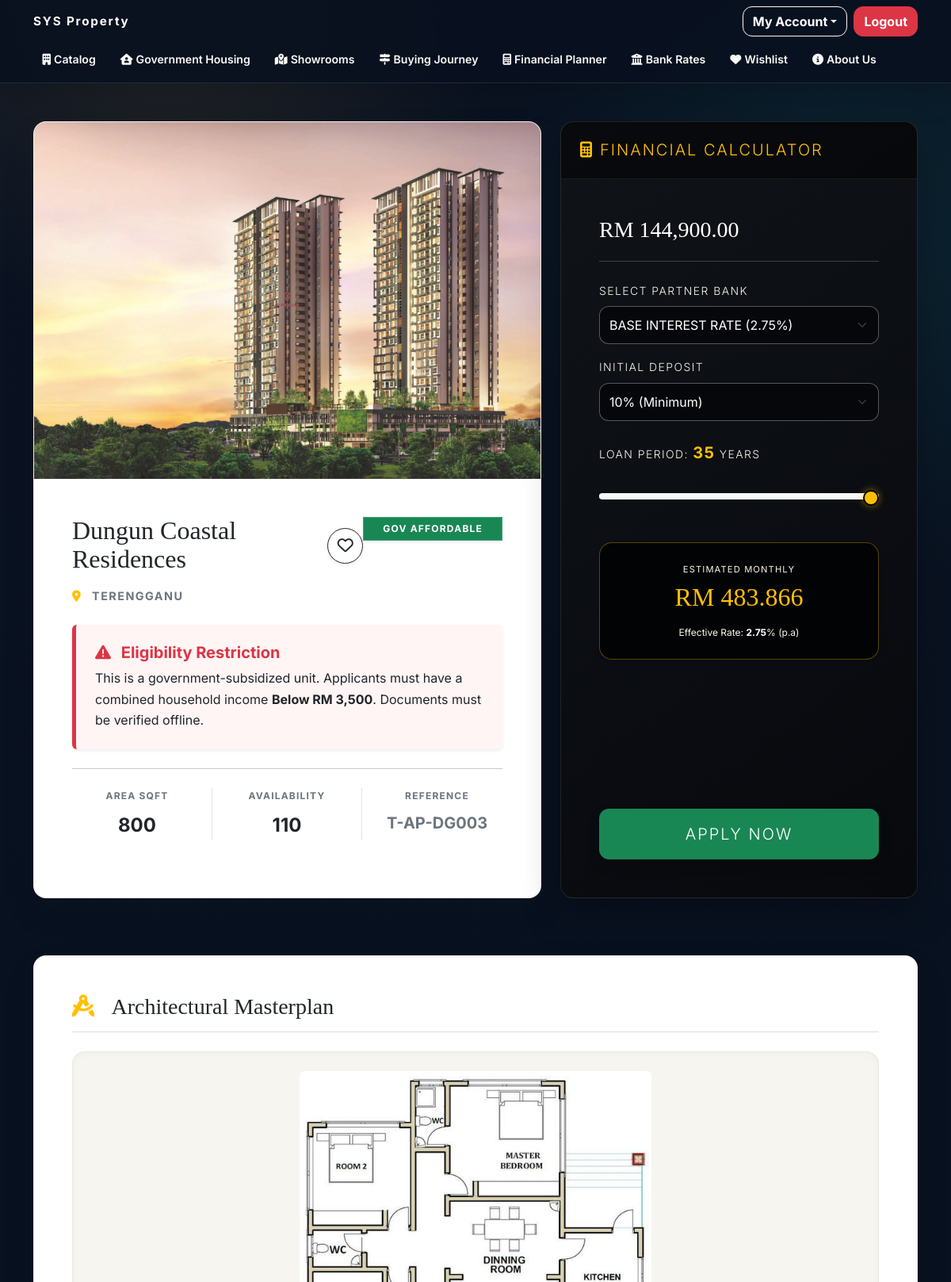
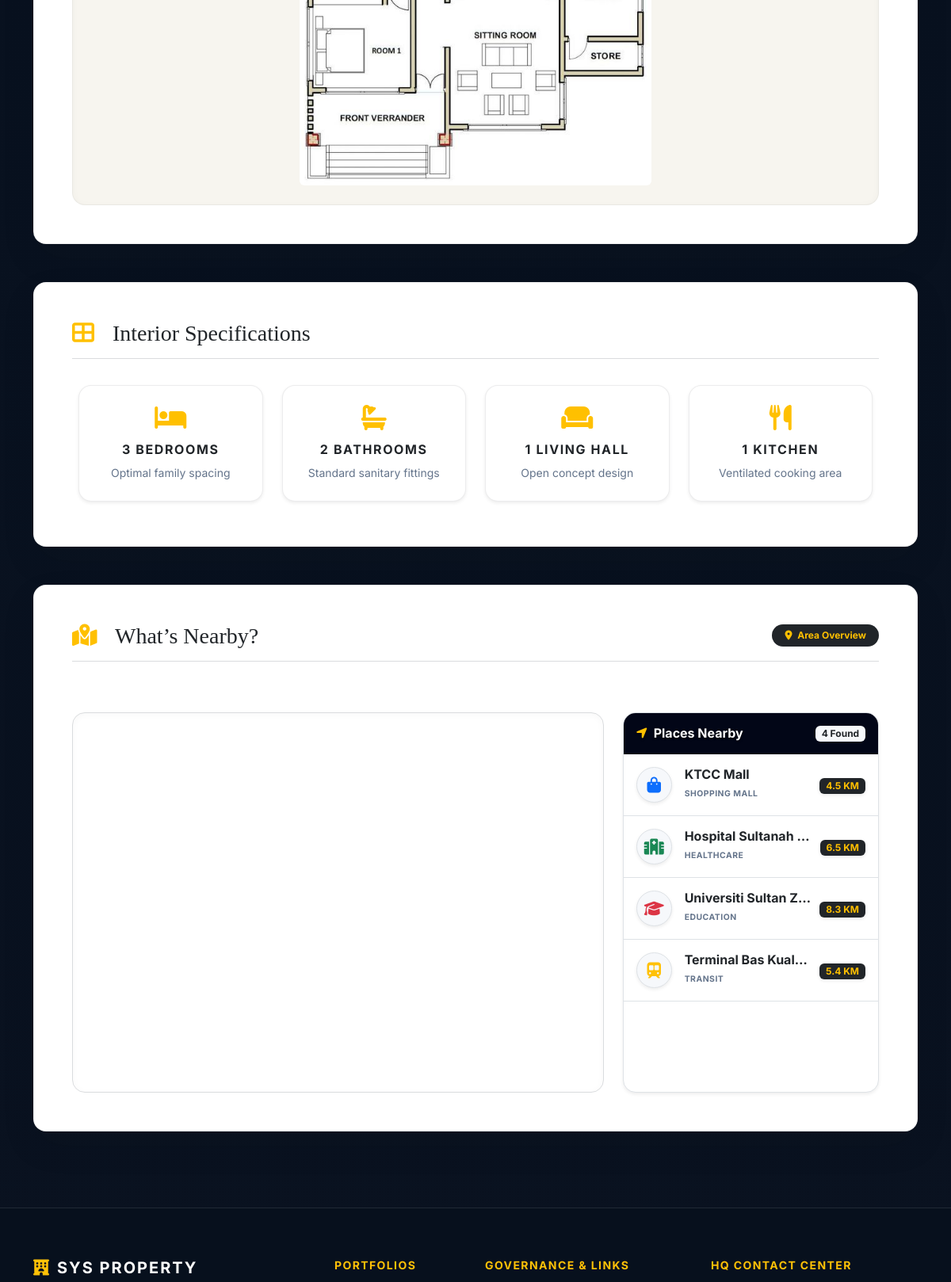
Page /customer/property_detail.php?id=165 (signed in, upper part) on the committed database (2 pictures, top to bottom).
### tables this page shows
CREATE TABLE `properties` (
  `property_id` int(11) NOT NULL,
  `property_code` varchar(20) NOT NULL,
  `project_name` varchar(255) NOT NULL,
  `state` varchar(100) NOT NULL,
  `property_type` enum('AFFORDABLE','TERRACE','BUNGALOW','COMMERCIAL','APARTMENT') NOT NULL,
  `price` decimal(12,2) NOT NULL,
  `total_units` int(11) NOT NULL,
  `built_up_sqft` int(11) NOT NULL,
  `income_limit_rm` decimal(10,2) DEFAULT NULL,
  `status` enum('ACTIVE','SOLD_OUT','ARCHIVED') NOT NULL DEFAULT 'ACTIVE',
  `image_filename` varchar(255) NOT NULL,
  `image_search_keyword` varchar(255) NOT NULL,
  `is_affordable` tinyint(1) NOT NULL DEFAULT 0
);

### customer/property_detail.php (the view, shortened to what the rows shown need)
<?php
require_once '../includes/db_connect.php';
require_once '../includes/property_images.php';
require_once '../includes/regional_proximity.php';
$account_id = $_SESSION['account_id'];
$property_id = isset($_GET['id']) ? intval($_GET['id']) : 0;
$stmt = $conn->prepare("SELECT * FROM properties WHERE property_id = ?");
$stmt->bind_param("i", $property_id);
$stmt->execute();
$property = $stmt->get_result()->fetch_assoc();
include_once '../includes/header.php';
$is_wish_stmt = $conn->prepare("SELECT wishlist_id FROM wishlists WHERE customer_id = ? AND property_id = ?");
$is_wish_stmt->bind_param("ii", $account_id, $property_id);
$is_wish_stmt->execute();
$is_wishlisted = ($is_wish_stmt->get_result()->num_rows > 0);
$is_afford = (intval($property['is_affordable']) === 1);
$is_sold_out = (trim($property['status']) === 'SOLD_OUT');
$finalImg = property_catalog_image_path($property, $root_prefix, '../');
$proximityAmenities = regional_proximity_amenities($property['state'] ?? '');
?>
<div class="container my-5">
    <div class="row">
        <div class="col-md-7 mb-4">
            <div class="card shadow-lg border-0 overflow-hidden h-100 rounded-4 property-hero-card bg-white">
                <div class="position-relative zoom-container" style="cursor: zoom-in;" data-bs-toggle="modal" data-bs-target="#imageZoom">
                    <img src="<?php echo $finalImg; ?>" class="w-100" style="height: 450px; object-fit: cover;">
                </div>
                <div class="card-body p-5">
                    <div class="d-flex justify-content-between align-items-start mb-3">
                        <div class="d-flex align-items-center gap-3">
                            <h2 class="luxury-title fw-light text-dark mb-0"><?php echo htmlspecialchars($property['project_name']); ?></h2>
                            <form method="POST" class="m-0 wishlist-detail-form">
                                <button type="submit" name="toggle_wishlist" class="btn <?php echo $is_wishlisted ? 'bg-dark text-white' : 'btn-outline-dark'; ?> rounded-circle d-flex align-items-center justify-content-center shadow-sm wishlist-detail-btn" style="width: 45px; height: 45px; border-color: #212529 !important;">
                                </button>
                            </form>
                        </div>
                        <?php if ($is_sold_out): ?>
                            <span class="badge bg-danger px-4 py-2 text-uppercase tracking-wider shadow-sm text-white rounded-0">SOLD OUT</span>
                        <?php else: ?>
                            <span class="badge <?php echo $is_afford ? 'bg-success' : 'bg-gold text-dark'; ?> px-4 py-2 text-uppercase tracking-wider shadow-sm rounded-0" style="border: 1px solid rgba(255,255,255,0.2);">
                            </span>
                        <?php endif; ?>
                    </div>
                    <p class="text-secondary fw-bold mb-4 tracking-wider text-uppercase" style="font-size: 0.9rem !important;"><i class="fas fa-map-marker-alt text-gold me-2"></i> <?php echo htmlspecialchars($property['state']); ?></p>
                    <?php if ($is_afford): ?>
                        <div class="alert alert-danger border-0 shadow-sm p-4 mb-4" style="background-color: #fff5f5; border-left: 5px solid #dc3545 !important;">
                            <h5 class="fw-bold text-danger mb-2"><i class="fas fa-exclamation-triangle me-2"></i> Eligibility Restriction</h5>
                            <p class="mb-0 text-dark">This is a government-subsidized unit. Applicants must have a combined household income <strong>Below RM <?php echo number_format($property['income_limit_rm'] ?? 0); ?></strong>. Documents must be verified offline.</p>
                        </div>
                    <?php endif; ?>
                    <hr class="my-4">
                    <div class="row text-center mb-4">
                        <div class="col-4 border-end px-2">
                            <small class="d-block text-secondary fw-bold text-uppercase tracking-wider mb-2" style="font-size: 0.75rem;">Area SQFT</small>
                            <span class="fs-4 fw-bold text-dark"><?php echo number_format($property['built_up_sqft']); ?></span>
                        </div>
                        <div class="col-4 border-end px-2">
                            <small class="d-block text-secondary fw-bold text-uppercase tracking-wider mb-2" style="font-size: 0.75rem;">Availability</small>
                            <span class="fs-4 fw-bold <?php echo $is_sold_out ? 'text-danger' : 'text-dark'; ?>"><?php echo $is_sold_out ? '0' : $property['total_units']; ?></span>
                        </div>
                        <div class="col-4 px-2">
                            <small class="d-block text-secondary fw-bold text-uppercase tracking-wider mb-2" style="font-size: 0.75rem;">Reference</small>
                            <span class="fs-5 fw-bold text-secondary"><?php echo htmlspecialchars($property['property_code']); ?></span>
                        </div>
                    </div>
                </div>
            </div>
        </div>
        <div class="col-md-5 mb-4">
            <div class="card shadow-lg border-0 h-100 bg-dark text-white rounded-4 estimator-card">
                <div class="card-body p-4 p-lg-5 d-flex flex-column">
                    <h3 class="text-white fw-light mb-4 border-bottom border-secondary border-opacity-50 pb-4 luxury-title">RM <?php echo number_format($property['price'], 2); ?></h3>
                    <div class="mb-3">
                        <label class="form-label fw-light text-uppercase tracking-wider small panel-label">Select Partner Bank</label>
                        <select id="bankSelect" class="form-select panel-select">
                        </select>
                    </div>
                    <div class="mb-4">
                        <label class="form-label fw-light text-uppercase tracking-wider small panel-label">Initial Deposit</label>
                        <select id="downpayment" class="form-select panel-select">
                        </select>
                    </div>
                    <div class="mb-5">
                        <label class="form-label fw-light text-uppercase tracking-wider small panel-label">Loan Period: <span id="tenureLabel" class="text-gold fs-5 fw-bold">35</span> Years</label>
                        <div class="pt-3">
                        </div>
                    </div>
                    <div class="p-4 rounded-4 text-center shadow-sm mb-4 monthly-card">
                        <p class="mb-2 panel-label text-uppercase tracking-wider" style="font-size: 0.7rem;">Estimated Monthly</p>
                        <h2 class="text-gold fw-light m-0 luxury-title" id="monthlyResult">RM 0.00</h2>
                        <small class="panel-note d-block mt-3" style="font-size: 0.75rem;">Effective Rate: <strong id="displayRate" class="text-white">0.00</strong>% (p.a)</small>
                    </div>
                    <div class="d-grid mt-auto">
                        <?php if ($is_sold_out): ?>
                            <button type="button" class="btn btn-outline-danger btn-lg fw-bold py-3 shadow text-uppercase tracking-wider" disabled>
                                <i class="fas fa-lock me-2"></i>SOLD OUT
                            </button>
                        <?php else: ?>
                            <?php if ($is_afford): ?>
                                <a href="apply_affordable.php?id=<?php echo $property_id; ?>" class="btn btn-success btn-lg fw-light py-3 shadow text-uppercase tracking-wider">Apply Now</a>
                            <?php else: ?>
                                <a href="book_appointment.php?id=<?php echo $property_id; ?>" class="btn btn-light btn-lg fw-bold py-3 shadow text-uppercase tracking-wider text-dark">Book Private Viewing</a>
                            <?php endif; ?>
                        <?php endif; ?>
                    </div>
                </div>
            </div>
        </div>
    </div>
    <div class="row mt-5">
        <div class="col-12">
            <div class="card border-0 bg-white shadow-sm rounded-4 p-4 p-md-5 mb-5 reveal-card content-card">
                <div class="row mt-3 g-4">
                    <div class="col-lg-4">
                        <div class="bg-white border rounded-4 shadow-sm h-100 d-flex flex-column overflow-hidden">
                            <div class="p-3 d-flex justify-content-between align-items-center gap-3 flex-wrap" style="background: #020617;">
                                <h6 class="m-0 fw-bold" style="color: #fff !important; font-size: 1rem; text-shadow: 0 1px 3px rgba(0,0,0,0.75);">
                                    <i class="fas fa-location-arrow text-gold me-2"></i>Places Nearby
                                </h6>
                                <span class="badge bg-light text-dark" id="placesCount"><?php echo count($proximityAmenities); ?> Found</span>
                            </div>
                        </div>
                    </div>
                </div>
            </div>
        </div>
    </div>
</div>
<?php include_once '../includes/footer.php'; ?>

### rows in the picture
properties: property_type+state (picture), project_name "Dungun Coastal Residences", state "TERENGGANU", income_limit_rm "3,500", built_up_sqft "800", total_units "110", property_code "T-AP-DG003", price "144,900.00", state "4"

### other values in the picture
$wishlist_text "Wishlist"
$amenity['name'] "KTCC Mall"
$amenity['type'] "SHOPPING MALL"
$amenity['distance'] "4.5 KM"
$amenity['name'] "Hospital Sultanah…"
$amenity['type'] "HEALTHCARE"
$amenity['distance'] "6.5 KM"
$amenity['name'] "Universiti Sultan Z…"
$amenity['type'] "EDUCATION"
$amenity['distance'] "8.3 KM"
$amenity['name'] "Terminal Bas Kual…"
$amenity['type'] "TRANSIT"
$amenity['distance'] "5.4 KM"
form field value "BASE INTEREST RATE (2.75%)"
